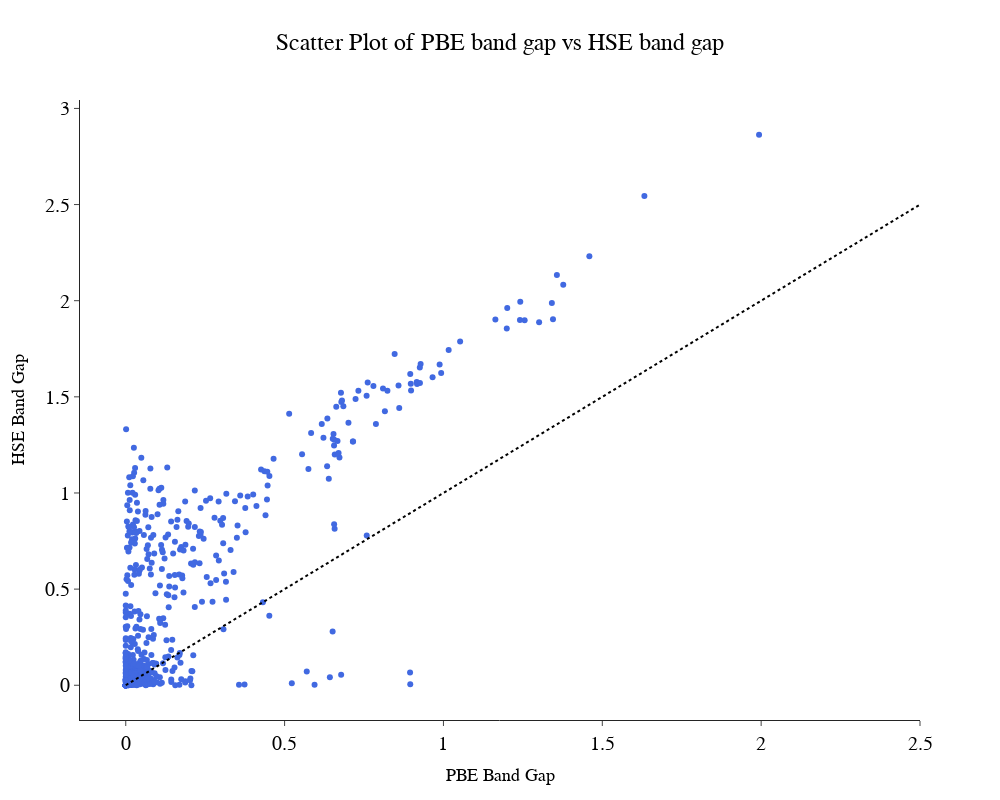

Notebook code cell kept with this figure:
### Markdown cell above
## Visualizing PBE bandgap values vs HSE Bandgap values

### Code cell
import plotly.express as px
import plotly.graph_objects as go

# Assuming df is your DataFrame
fig = px.scatter(df, x='PBE_band_gap', y='HSE_band_gap', 
                 title='Scatter Plot of PBE band gap vs HSE band gap',
                 width=1000, height=800,
                 color_discrete_sequence=['royalblue'],
                 labels={'PBE_band_gap': 'PBE Band Gap', 'HSE_band_gap': 'HSE Band Gap'})

# Adding x=y dashed line
fig.add_trace(go.Scatter(
    x=[df['PBE_band_gap'].min(), 2.5],
    y=[df['PBE_band_gap'].min(), 2.5],
    mode='lines',
    line=dict(dash='dot', color='black'),
    showlegend=False
))

fig.layout.template = 'simple_white'

fig.update_layout(
    font_family="Courier New",
    font_color="black",
    title_font_family="Arial",
    title_font_color="black",
    legend_title_font_color="green",
    title_font_size = 24,
    title_x=0.5,
    plot_bgcolor='white'

)

fig.update_xaxes(title_font_family="Arial",tickfont=dict(color='black'), tickfont_size = 20, title_font_size = 18)
fig.update_yaxes(title_font_family="Arial",tickfont=dict(color='black'), tickfont_size = 20, title_font_size = 18)

config = {
    'toImageButtonOptions': {
        'format': 'png',  # one of png, svg, jpeg, webp
        'filename': 'custom_image',
        'height': 500,
        'width': 700,
        'scale': 6  # Multiply title/legend/axis/canvas sizes by this factor
    }
}

fig.show(config=config)

### Figure 1 — Plotly figure (JSON) as saved in the notebook; plotly's stock layout.template omitted (floating-point values rounded to 4 significant figures; data arrays with more than 128 entries replaced by an {"elided": "..."} marker saying what was removed)
{"data": [{"hovertemplate": "PBE Band Gap=%{x}<br>HSE Band Gap=%{y}<extra></extra>", "legendgroup": "", "marker": {"color": "royalblue", "symbol": "circle"}, "mode": "markers", "name": "", "orientation": "v", "showlegend": false, "type": "scatter", "x": {"elided": "920 float values"}, "xaxis": "x", "y": {"elided": "920 float values"}, "yaxis": "y"}, {"line": {"color": "black", "dash": "dot"}, "mode": "lines", "showlegend": false, "type": "scatter", "x": [0, 2.5], "y": [0, 2.5]}], "layout": {"font": {"color": "black", "family": "Courier New"}, "height": 800, "legend": {"title": {"font": {"color": "green"}}, "tracegroupgap": 0}, "plot_bgcolor": "white", "title": {"font": {"color": "black", "family": "Arial", "size": 24}, "text": "Scatter Plot of PBE band gap vs HSE band gap", "x": 0.5}, "width": 1000, "xaxis": {"anchor": "y", "domain": [0, 1], "tickfont": {"color": "black", "size": 20}, "title": {"font": {"family": "Arial", "size": 18}, "text": "PBE Band Gap"}}, "yaxis": {"anchor": "x", "domain": [0, 1], "tickfont": {"color": "black", "size": 20}, "title": {"font": {"family": "Arial", "size": 18}, "text": "HSE Band Gap"}}}}
